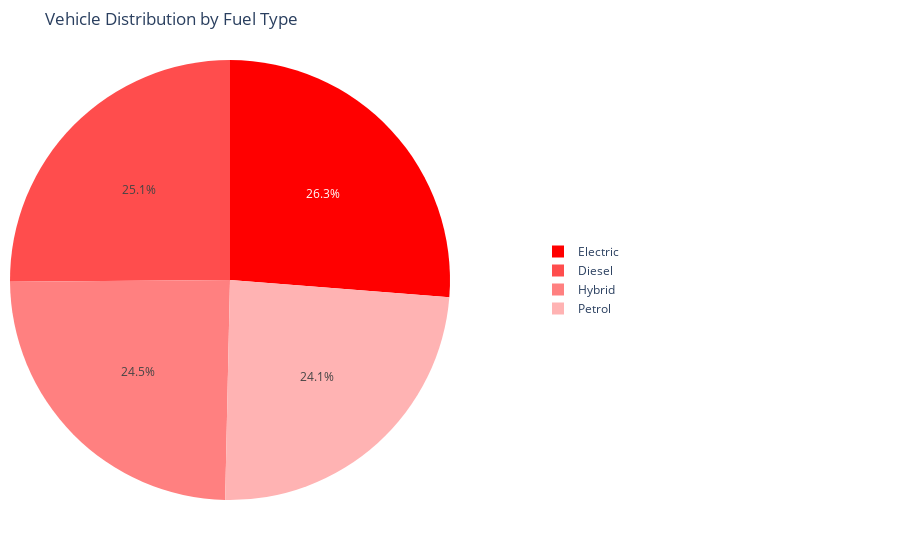

The notebook cell this image was saved under:
### Markdown cell above
* A positive relationship exists between engine size and price, indicating that vehicles with larger engines are generally more costly. The trend remains consistent, demonstrating that as engine capacity rises, the price increases as well, likely due to enhanced performance and premium features.

### Code cell
fule = df["Fuel_Type"].value_counts()

fig = go.Figure()
fig.add_trace(go.Pie(
    values=fule.values,
    labels=fule.index,
    domain={"x": [0,.5]},
    hoverinfo="label+percent+value",
    marker = dict(colors= ["#FF0000", "#FF4D4D", "#FF8080", "#FFB3B3"])
))

fig.update_layout(
    title_text = "Vehicle Distribution by Fuel Type",
    annotations = [{
        "font": {"size": 20},
        "showarrow": False,
        "text": " ",  
        "x": 0.20,
        "y": 1
    }],
    legend=dict(
        x=0.6,
        y=0.5,
        font=dict(size=12)
    ),
    margin=dict(l=10,r=10,t=50,b=50)

)

iplot(fig)

### Figure 1 — Plotly figure (JSON) as saved in the notebook; plotly's stock layout.template omitted (floating-point values rounded to 4 significant figures)
{"data": [{"domain": {"x": [0, 0.5]}, "hoverinfo": "label+percent+value", "labels": ["Electric", "Diesel", "Hybrid", "Petrol"], "marker": {"colors": ["#FF0000", "#FF4D4D", "#FF8080", "#FFB3B3"]}, "type": "pie", "values": [2625, 2512, 2453, 2410]}], "layout": {"annotations": [{"font": {"size": 20}, "showarrow": false, "text": " ", "x": 0.2, "y": 1}], "legend": {"font": {"size": 12}, "x": 0.6, "y": 0.5}, "margin": {"b": 50, "l": 10, "r": 10, "t": 50}, "title": {"text": "Vehicle Distribution by Fuel Type"}}}
